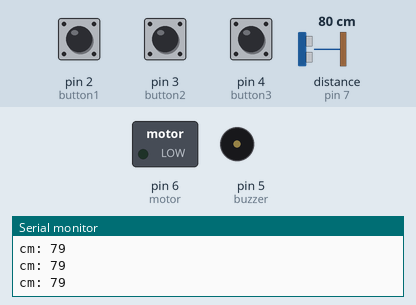
The sketch below on a simulated Arduino Uno, built with avr-gcc and run on an emulated ATmega328P. On the bench: switched loads named in the sketch (green lamp = pin HIGH), buzzer (waves = sounding, pin HIGH), the last lines printed to the serial monitor. Wiring (inferred from the names in the program): ultrasonic range finder: trigger pin 8; echo pin 7. The inputs (shaded band) are chosen by the test bench; at power-on: distance to the obstacle (sensor on pin 7) 80 cm, pin 2 (button1) HIGH, pin 3 (button2) LOW, pin 4 (button3) LOW. The echo pulse lasts 58.3 µs per cm; pins used as bus, display or sensor lines are not drawn.

Above: at 1.3 s.
1.4 s: distance to the obstacle (sensor on pin 7) set to 55 cm
4.4 s: distance to the obstacle (sensor on pin 7) set to 47 cm
At 4.46 s:
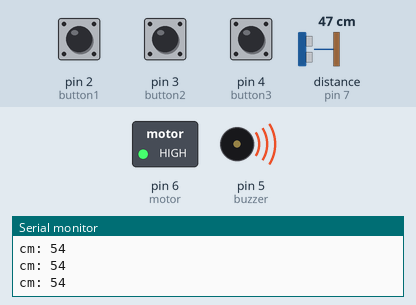
7.4 s: pin 2 (button1) pulled LOW for 0.15 s
At 7.46 s:
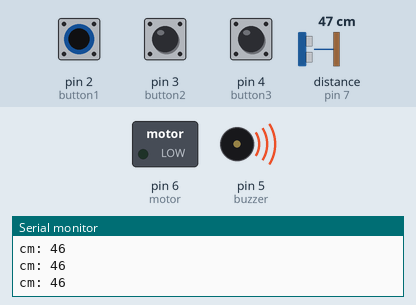
10.4 s: pin 3 (button2) pulled HIGH for 0.15 s
At 10.46 s:
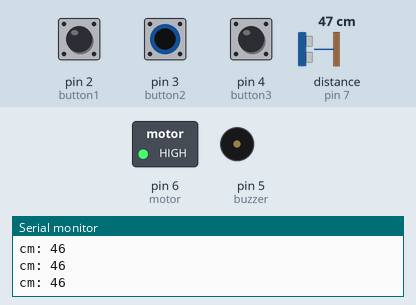
13.4 s: pin 3 (button2) pulled HIGH for 3.2 s
At 13.57 s:
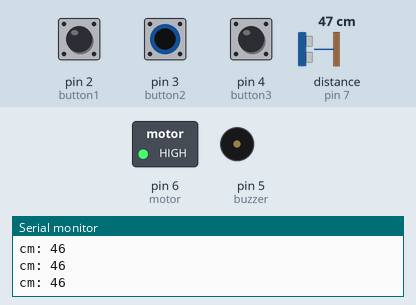
18.1 s: pin 2 (button1) pulled LOW for 3.2 s
At 18.33 s:
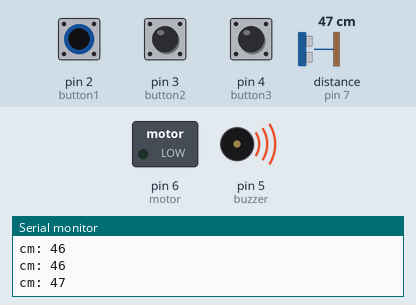
Timing chart, 0 to 22.9 s (numbered marks = the images above; inputs shaded):
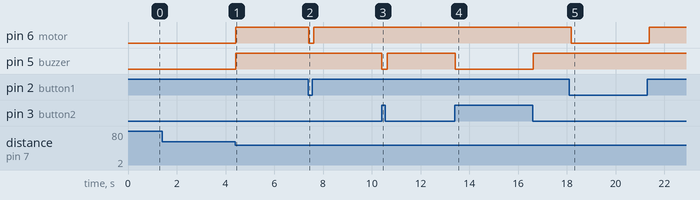

Measured:
- the behaviour switches between 52 and 51 cm on distance to the obstacle (sensor on pin 7) (found by bisection; images 0 and 1)
- after the input at 4.4 s, pin 6 (motor), pin 5 (buzzer): LOW → HIGH at once
- after the input at 7.4 s, pin 6 (motor): HIGH → LOW at once, → HIGH 0.21 s later
- after the input at 10.4 s, pin 5 (buzzer): HIGH → LOW at once, → HIGH 0.21 s later
- after the input at 13.4 s, pin 5 (buzzer): HIGH → LOW at once, → HIGH 3.2 s later
- after the input at 18.1 s, pin 6 (motor): HIGH → LOW after 0.08 s, → HIGH 3.2 s later

The sketch:

third_eye.ino
```cpp
#define button1 2 // button for only Alarm mode
#define button2 3 // button for Alarm and Vibrator mode
#define button3 4 // button for only Vibrator mode

#define buzzer 5 // pin use for Alarm
#define motor 6 // pin use for Vibrator Motor

#define echopin 7 // echo pin
#define trigpin 8 // trigger pin

int Alarm = 1, Vibrator = 1;
int cm; // Duration used to calculate distance
int distance;

void setup() {
  Serial.begin(9600); // Serial communication at 9600 bits per second

  pinMode(button1, INPUT);
  pinMode(button2, INPUT);
  pinMode(button3, INPUT);

  pinMode(buzzer, OUTPUT);
  pinMode(motor, OUTPUT);

  pinMode(trigpin, OUTPUT);
  pinMode(echopin, INPUT);

  delay(100);
}

void loop() {

  if (digitalRead(button1) == 0) {
    Alarm = 1;
    Vibrator = 0; // only Alarm mode
  } else if (digitalRead(button2) == 0) {
    Alarm = 1;
    Vibrator = 1; // Alarm and Vibrator mode
  } else if (digitalRead(button3) == 0) {
    Alarm = 0;
    Vibrator = 1; // only Vibrator mode
  }
  digitalWrite(trigpin, LOW);
  delayMicroseconds(2);
  digitalWrite(trigpin, HIGH);
  delayMicroseconds(10);
  digitalWrite(trigpin, LOW);
  distance = pulseIn(echopin, HIGH);

  // Determine distance from duration
  // Use 343 metres per second as speed of sound
  cm = distance * 0.0343 / 2;

  Serial.print("cm: ");
  Serial.println(cm);

  if (cm > 50) {
    digitalWrite(buzzer, LOW); // Turn off Buzzer
    digitalWrite(motor, LOW); // Turn off Vibrator
  } else {
    int d = map(cm, 20, 100, 20, 2000);
    if (Alarm == 1) {
      digitalWrite(buzzer, HIGH); // Turn on Buzzer
    }
    if (Vibrator == 1) {
      digitalWrite(motor, HIGH); // Turn on Vibrator
    }
    delay(100);
    }

    digitalWrite(buzzer, LOW); // Turn off Buzzer
    digitalWrite(motor, LOW); // Turn off Vibrator

}
```
